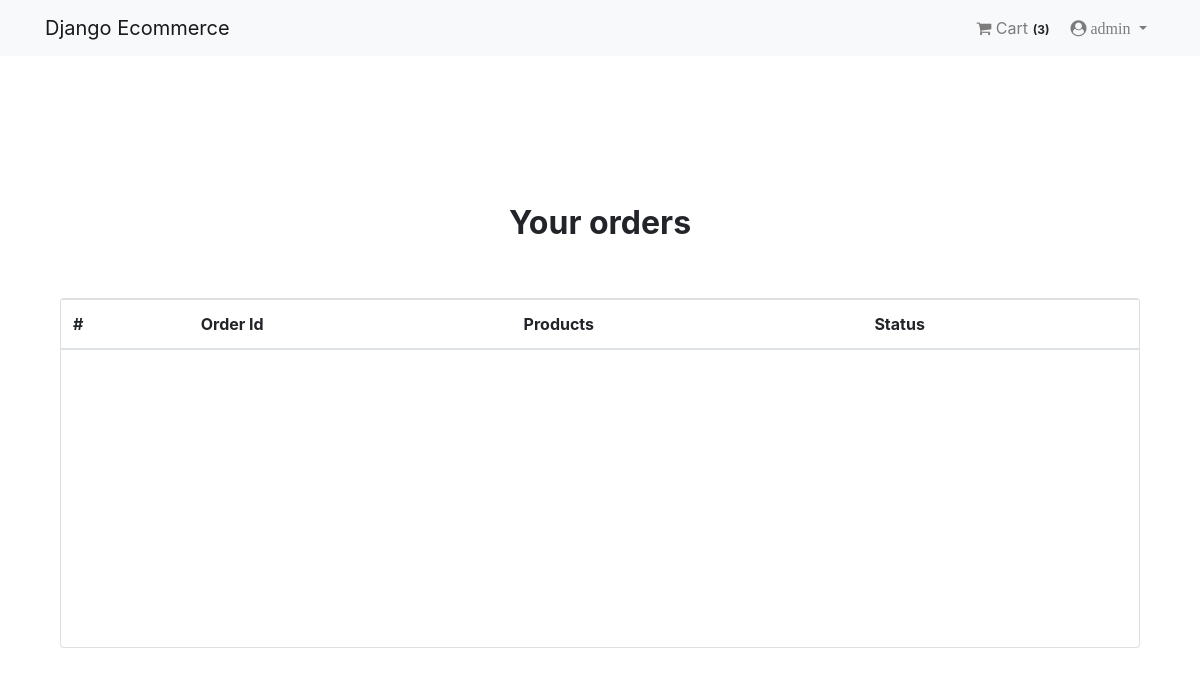
Page /payments/orders/ (signed in) on the earlier database version.
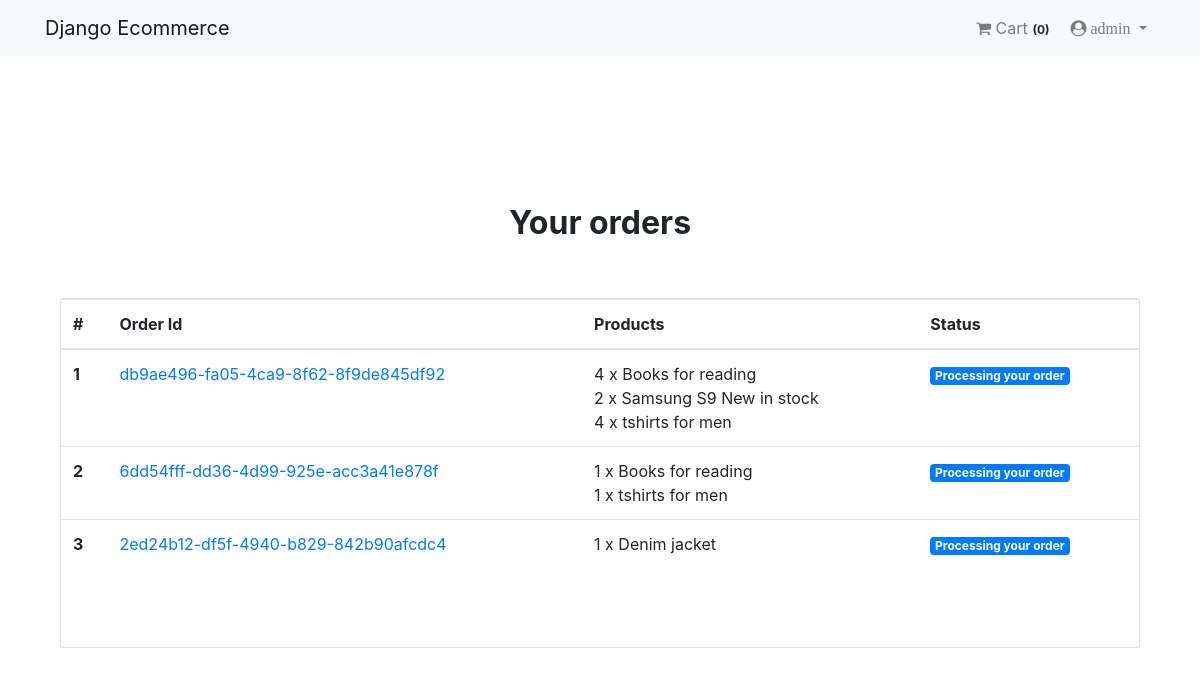
Same page on the later database version.
### App_Login/models.py (models this page shows, shortened)
class User(AbstractBaseUser, PermissionsMixin):
    email = models.EmailField(unique=True, null=False)
    is_staff = models.BooleanField(
       ugettext_lazy('Staff Status'), default=False,
       help_text = ugettext_lazy('Designates whether the user can log in the site')
    )
    is_active = models.BooleanField(
       ugettext_lazy('active'), default=True,
       help_text = ugettext_lazy('Designates whether this user should be treated as active')
    )
    USERNAME_FIELD = 'email'
    objects = MyUserManager()

class Profile(models.Model):
    user = models.OneToOneField(User, on_delete=models.CASCADE, related_name='profile')
    username = models.CharField(max_length=264, null=True, blank=True)
    full_name = models.CharField(max_length=264, null=True, blank=True)
    address_1 = models.TextField(max_length=300, null=True, blank=True)
    city = models.CharField(max_length=40, null=True, blank=True)
    zipcode = models.CharField(max_length=10, null=True, blank=True)
    country = models.CharField(max_length=20, null=True, blank=True)
    phone = models.CharField(max_length=20, null=True, blank=True)
    date_joined = models.DateTimeField(auto_now_add=True)

### App_Order/models.py (models this page shows, shortened)
class Order(models.Model):
    orderitems = models.ManyToManyField(Cart)
    user = models.ForeignKey(settings.AUTH_USER_MODEL, on_delete=models.CASCADE)
    ordered = models.BooleanField(default=False)
    created = models.DateTimeField(auto_now_add=True)
    paymentId = models.CharField(max_length=264, blank=True, null=True)
    orderId = models.CharField(max_length=200, blank=True, null=True)

class Cart(models.Model):
    user = models.ForeignKey(settings.AUTH_USER_MODEL, on_delete=models.CASCADE, related_name="cart")
    item = models.ForeignKey(Product, on_delete=models.CASCADE)
    quantity = models.IntegerField(default=1)
    purchased = models.BooleanField(default=False)
    created = models.DateTimeField(auto_now_add=True)
    updated = models.DateTimeField(auto_now=True)
    def __str__(self):
        return f'{self.quantity} x {self.item}'

### App_Shop/models.py (models this page shows)
class Product(models.Model):
    mainimage = models.ImageField(upload_to='Product')
    name = models.CharField(max_length=264)
    category = models.ForeignKey(Category, on_delete=models.CASCADE, related_name='category')
    preview_text = models.TextField(max_length=200, verbose_name='Preview Text')
    details_text = models.TextField(max_length=1000, verbose_name='Description')
    price = models.FloatField()
    old_price = models.FloatField(default=0.00)
    created = models.DateTimeField(auto_now_add=True)
    def __str__(self):
        return self.name
    class Meta:
        ordering = ['-created',]

### App_Payment/views.py (the view)
# urls.py: path('orders/', views.order_view, name="orders"),
@login_required
def order_view(request):
    try:
        orders = Order.objects.filter(user=request.user, ordered=True)
        context = {'orders':orders}
    except:
        messages.warning(request, "You do not have an active order")
        return redirect('App_Shop:home')
    return render(request, "App_Payment/order.html", context)

### App_Order/templatetags/cart_tag.py (called while the page is built)
@register.filter
def cart_total(user):
    order = Order.objects.filter(user=user, ordered=False)
    if order.exists():
        return order[0].orderitems.count()
    else:
        return 0

### templates/App_Payment/order.html (shortened to what this page needs)
{% extends 'base.html' %}
{% block body_block %}
<div class="container mt-5">
  <h2 class="text-center"><strong>Your orders</strong></h2>
  <div class="row">
    <div class="col-md-12">
      <div class="card mt-5">
        <div class="table-responsive">
          <table class="table">
            <thead>
              <tr>
                <th scope="col">#</th>
                <th scope="col">Order Id</th>
                <th scope="col">Products</th>
                <th scope="col">Status</th>
              </tr>
            </thead>
            <tbody>
              {% for order in orders %}
              <tr>
                <th scope="row">{{ forloop.counter }}</th>
                <td><a href="#">{{ order.orderId }}</a></td>
                <td>
                 {% for item in order.orderitems.all %} {{ item }} <br> {% endfor %}
                </td>
                <td><span class="badge badge-primary">Processing your order</span></td>
              </tr>
              {% endfor %}
            </tbody>
          </table>
        </div>
      </div>
    </div>
  </div>
</div>
{% endblock %}

### templates/navbar.html (shortened to what this page needs)
{% load cart_tag %}
<nav class="navbar navbar-expand-lg navbar-light bg-light">
  <div class="container">
    <a class="navbar-brand" href="{% url 'App_Shop:home' %}">Django Ecommerce</a>
    <div class="collapse navbar-collapse" id="navbarNav">
      <ul class="navbar-nav ml-auto">
       {% if request.user.is_authenticated %}
        <li class="nav-item">
          <a class="nav-link" href="{% url 'App_Order:cart' %}"><i class="fa fa-shopping-cart" aria-hidden="true"></i> Cart<span class="badge badge-light">({{ request.user | cart_total }})</span>
          </a>
        </li>
        <li class="nav-item dropdown">
        <a class="nav-link dropdown-toggle" id="navbarDropdown" role="button" data-toggle="dropdown" aria-haspopup="true" aria-expanded="false" href="#">
          <i class="fa fa-user-circle" aria-hidden="true"> {{ request.user.profile.username }}</i>
        </a>
        </li>
        {% else %}
        <li class="nav-item">
          <a href="{% url 'App_Login:login' %}" class="btn btn-info btn-sm">Login</a>
          <a href="{% url 'App_Login:signup' %}" class="btn btn-info btn-sm">Register</a>
        </li>
        {% endif %}
      </ul>
    </div>
  </div>
</nav>

Differences in the rows shown:
computed for User "admin": user|cart_total "3" → "0"
now on this page (row edited): Order: orderId "db9ae496-fa05-4ca9-8f62-8f9de845df92"
now on this page (row edited): Cart: quantity+item "4 x Books for reading", shown under "db9ae496-fa05-4ca9-8f62-8f9de845df92"
now on this page (row edited): Cart: quantity+item "2 x Samsung S9 New in stock", shown under "db9ae496-fa05-4ca9-8f62-8f9de845df92"
now on this page (row edited): Cart: quantity+item "4 x tshirts for men", shown under "db9ae496-fa05-4ca9-8f62-8f9de845df92"
added Order: orderId "6dd54fff-dd36-4d99-925e-acc3a41e878f"
added Cart: quantity+item "1 x Books for reading", shown under "6dd54fff-dd36-4d99-925e-acc3a41e878f"
added Cart: quantity+item "1 x tshirts for men", shown under "6dd54fff-dd36-4d99-925e-acc3a41e878f"
added Order: orderId "2ed24b12-df5f-4940-b829-842b90afcdc4"
added Cart: quantity+item "1 x Denim jacket", shown under "2ed24b12-df5f-4940-b829-842b90afcdc4"
